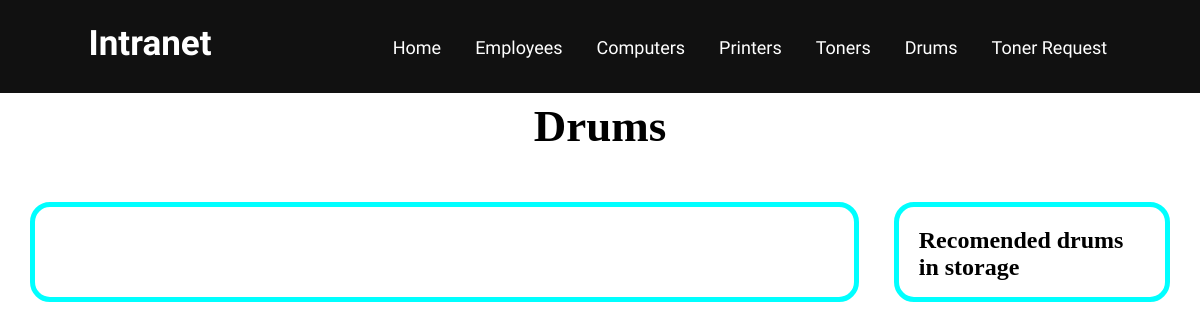
The page /drums/ on the database as committed earlier.
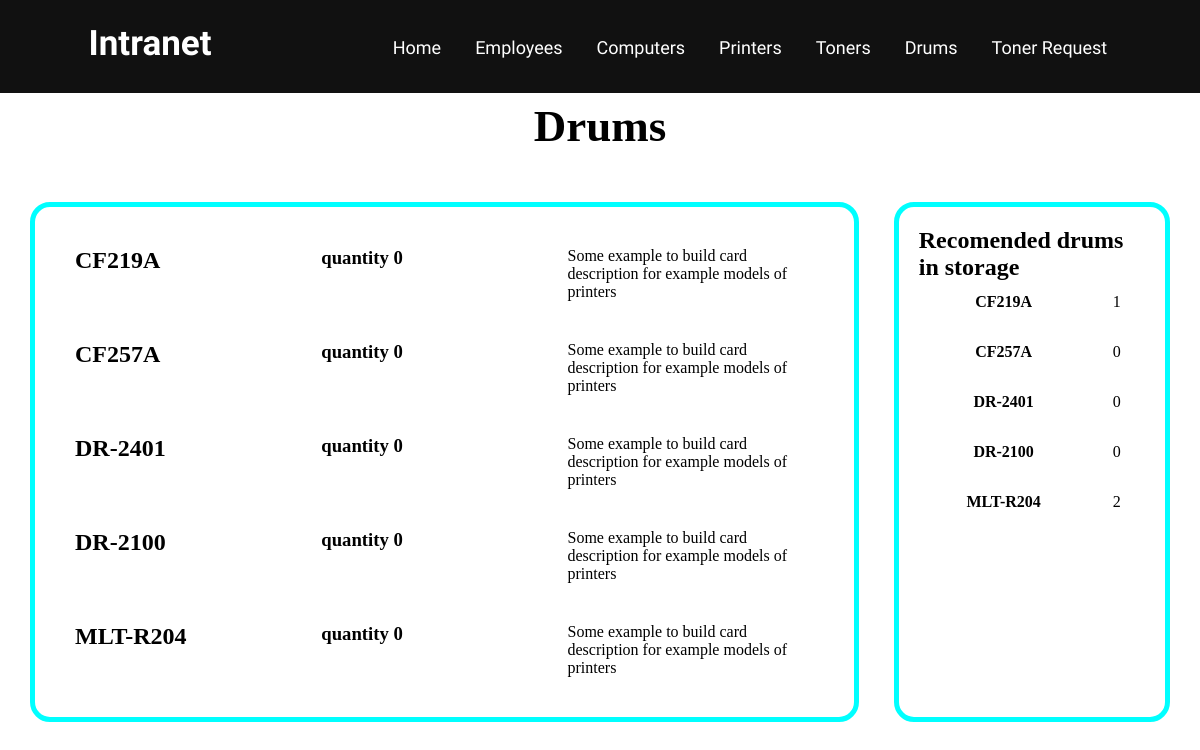
The same page on the database as committed later.
### app/models.py (models this page shows, shortened)
class Drum(models.Model):
    manufacturer = models.CharField(max_length=32)
    model = models.CharField(max_length=32)
    quantity = models.IntegerField()
    recomended_quantity = models.IntegerField()
    document = models.FileField(upload_to='uploads/%Y%m%d/', blank=True, null=True)

### app/views.py (the view)
# urls.py: path('drums/', drums, name='drums'),
def drums(request):
    drums = Drum.objects.all()
    context = {
        'drums': drums,
    }
    return render(request, 'drums.html', context)

### templates/drums.html
{% extends "index.html" %}
{% load static %}
{% block content %}
<h1 class="title">Drums</h1>
<section class="drums">
    <article  class="drum-left">
        {% for drum in drums %}
            <article class="drum-body">
                <h2 class="card-title">{{ drum.model}}</h2>
                <h3 class="card-subtitle">quantity {{ drum.quantity }}</h3>
                <p class="card-text">Some example to build card description for example models of printers</p>
            </article>
        {% endfor %}
    </article>
    <article class="drum-right">
        <h2>Recomended drums in storage</h2>
        <div class="card-body">
            {% for drum in drums %}
                <h4>{{ drum.model }}</h4>
                <p>{{ drum.recomended_quantity }}</p>
            {% endfor %}
        </div>
    </article>
</section>
{% endblock content %}

Rows that differ between the two databases and show on the page:
added Drum: model "CF219A", quantity "0", recomended_quantity "1"
added Drum: model "CF257A", quantity "0", recomended_quantity "0"
added Drum: model "DR-2401", quantity "0", recomended_quantity "0"
added Drum: model "DR-2100", quantity "0", recomended_quantity "0"
added Drum: model "MLT-R204", quantity "0", recomended_quantity "2"
